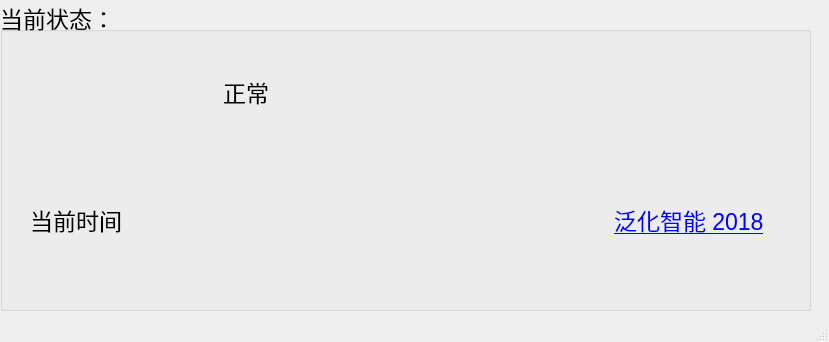
<?xml version="1.0" encoding="UTF-8"?>
<ui version="4.0">
 <class>mainWindow</class>
 <widget class="QMainWindow" name="mainWindow">
  <property name="geometry">
   <rect>
    <x>0</x>
    <y>0</y>
    <width>829</width>
    <height>342</height>
   </rect>
  </property>
  <property name="windowTitle">
   <string>监控</string>
  </property>
  <widget class="QWidget" name="centralwidget">
   <widget class="QGroupBox" name="groupBox">
    <property name="geometry">
     <rect>
      <x>0</x>
      <y>0</y>
      <width>811</width>
      <height>311</height>
     </rect>
    </property>
    <property name="font">
     <font>
      <pointsize>17</pointsize>
     </font>
    </property>
    <property name="title">
     <string>当前状态：</string>
    </property>
    <widget class="QWidget" name="gridLayoutWidget">
     <property name="geometry">
      <rect>
       <x>30</x>
       <y>30</y>
       <width>771</width>
       <height>251</height>
      </rect>
     </property>
     <layout class="QGridLayout" name="gridLayout">
      <item row="1" column="4">
       <spacer name="horizontalSpacer_3">
        <property name="orientation">
         <enum>Qt::Horizontal</enum>
        </property>
        <property name="sizeHint" stdset="0">
         <size>
          <width>40</width>
          <height>20</height>
         </size>
        </property>
       </spacer>
      </item>
      <item row="0" column="5">
       <spacer name="horizontalSpacer_2">
        <property name="orientation">
         <enum>Qt::Horizontal</enum>
        </property>
        <property name="sizeHint" stdset="0">
         <size>
          <width>40</width>
          <height>20</height>
         </size>
        </property>
       </spacer>
      </item>
      <item row="0" column="1">
       <spacer name="horizontalSpacer">
        <property name="orientation">
         <enum>Qt::Horizontal</enum>
        </property>
        <property name="sizeHint" stdset="0">
         <size>
          <width>40</width>
          <height>20</height>
         </size>
        </property>
       </spacer>
      </item>
      <item row="1" column="2">
       <spacer name="horizontalSpacer_4">
        <property name="orientation">
         <enum>Qt::Horizontal</enum>
        </property>
        <property name="sizeHint" stdset="0">
         <size>
          <width>40</width>
          <height>20</height>
         </size>
        </property>
       </spacer>
      </item>
      <item row="1" column="1">
       <widget class="QLabel" name="label_3">
        <property name="text">
         <string>当前时间</string>
        </property>
       </widget>
      </item>
      <item row="1" column="5">
       <widget class="QLabel" name="label_2">
        <property name="text">
         <string>&lt;a href='http://www.giai.tech/#/index'&gt;泛化智能 2018&lt;/a&gt;</string>
        </property>
        <property name="openExternalLinks">
         <bool>true</bool>
        </property>
       </widget>
      </item>
      <item row="0" column="2" colspan="3">
       <widget class="QLabel" name="label">
        <property name="text">
         <string>正常</string>
        </property>
       </widget>
      </item>
     </layout>
    </widget>
   </widget>
  </widget>
  <widget class="QStatusBar" name="statusbar"/>
 </widget>
 <resources/>
 <connections/>
</ui>
